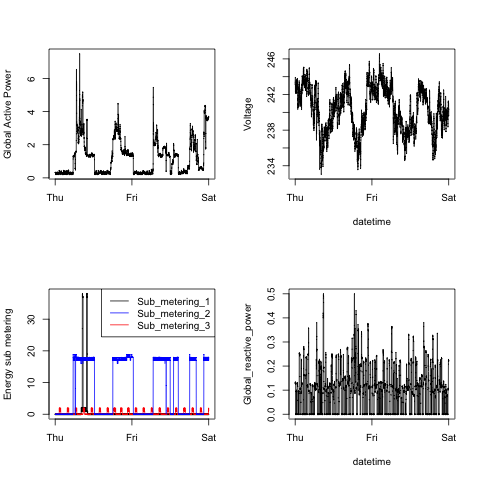

Source code (R):
source("plot_functions.R")
png(file="plot4.png", width = 480, height = 480)
plot4() ### Please see plot_functions.R for main implementation ###
dev.off()